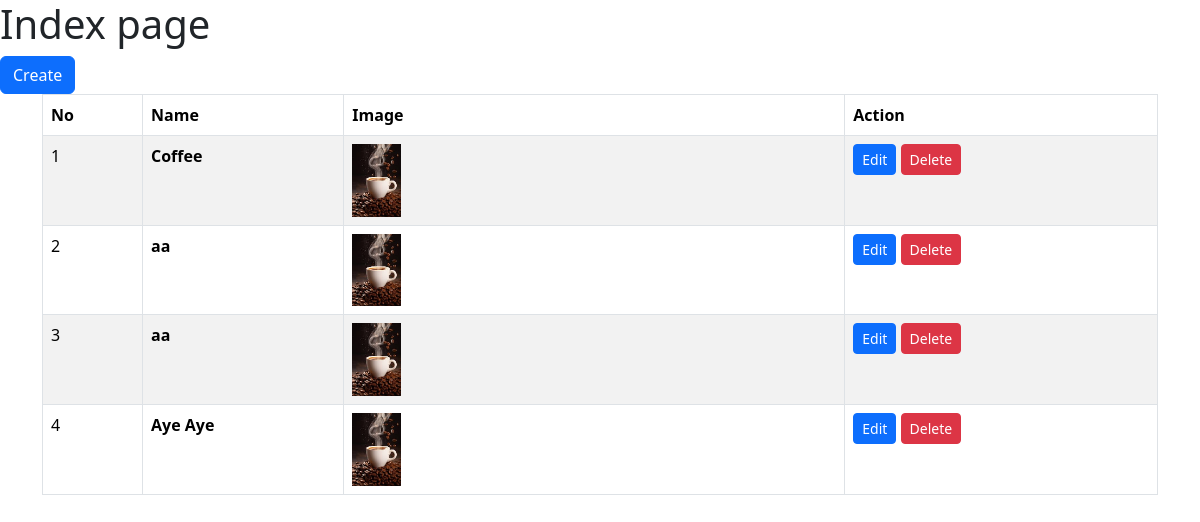
The app's page /, older data.
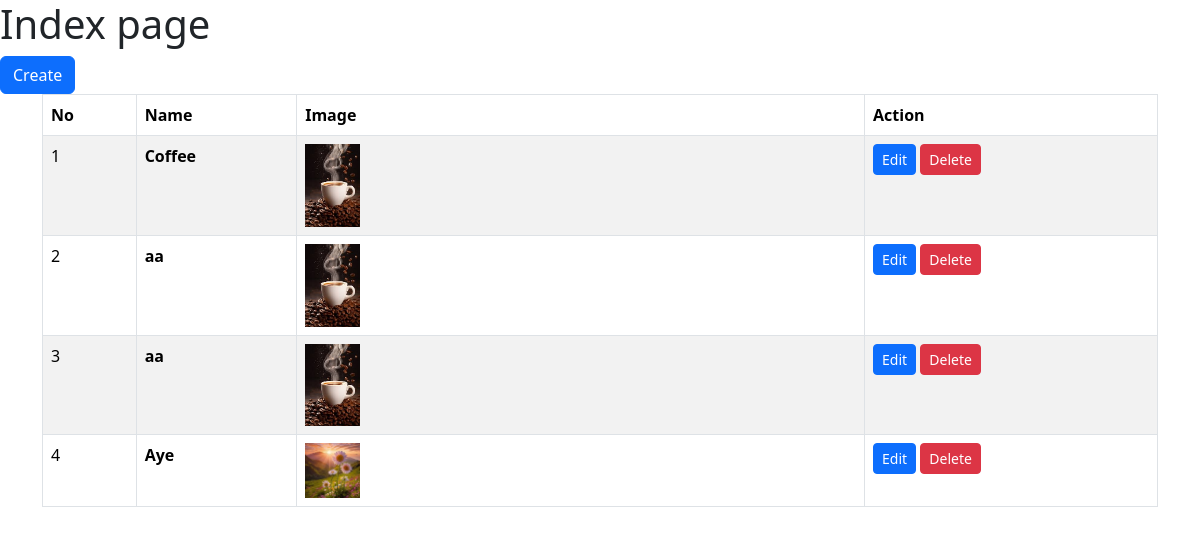
The same page, newer data.
### main/models.py (models this page shows, shortened)
class Image(models.Model):
    name = models.CharField(max_length=50)
    image = models.ImageField(upload_to="photoes/")

### main/views.py (the view)
# urls.py: path('', views.index, name='index'),
def index(request):
    images = Image.objects.all()
    context = {'images':images}
    return render(request, 'index.html', context)

### templates/index.html
{% extends "main.html" %}
{% block content %}
    <h1>Index page</h1>
    <a href="{% url 'create' %}" class="btn btn-primary">Create</a>
    <div class="container">
        <table class="table table-striped table-bordered">
            <thead>
              <tr>
                <th scope="col">No</th>
                <th scope="col">Name</th>
                <th scope="col">Image</th>
                <th scope="col">Action</th>
              </tr>
            </thead>
            <tbody>
              {% for image in images %}
                <tr>
                  <td>{{ forloop.counter }}</td>
                  <td><b>{{ image.name }}</b></td>
                  <td>
                    <img src="{{ image.image.url }}" alt="" width="10%">
                  </td>
                  <td>
                    <a href="{% url 'edit' image.id %}" type="submit" class="btn btn-primary btn-sm">Edit</a>
                    <a href="{% url 'delete' image.id %}" type="submit" class="btn btn-danger btn-sm">Delete</a>
                  </td>
                </tr>
              {% endfor %}
            </tbody>
        </table>
    </div>
{% endblock content %}

### templates/main.html (shortened to what this page needs)
{% load static %}
<!DOCTYPE html>
<html lang="en">
<head>
    <link rel="stylesheet" href="{% static 'bootstrap/css/bootstrap.min.css' %}">
</head>
<body>
    {% block content %}
    {% endblock content %}
</body>
</html>

Row changes from the older to the newer data that the page shows:
changed Image: name "Aye Aye" → "Aye"; image: a different picture
